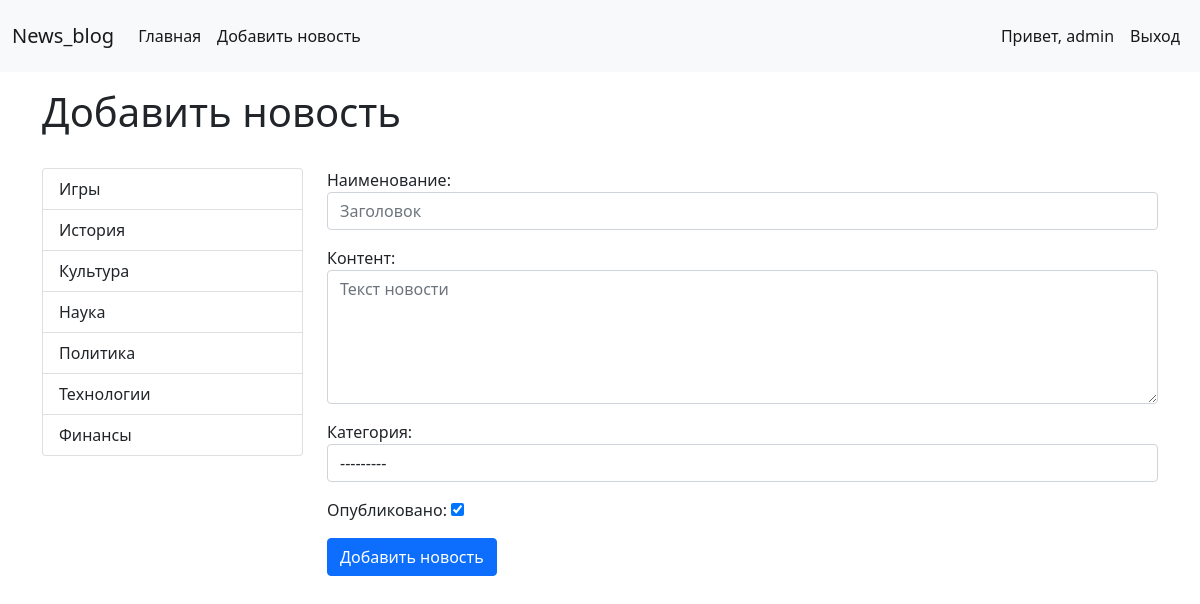
The page /news/add_news/ (signed in) on the database its author committed.
### news/models.py (models this page shows, shortened)
class Category(models.Model):
    title = models.CharField(max_length=128, db_index=True, verbose_name='Категория')
    def __str__(self):
        return self.title
    class Meta:
        verbose_name = 'Категория'
        verbose_name_plural = 'Категории'
        ordering = ['title']

### news/views.py (the view, shortened to what this page needs)
# urls.py: path('add_news/', NewsCreateView.as_view(), name='news_create'),
class NewsCreateView(LoginRequiredMixin, BaseMixin, CreateView):
    form_class = NewsForm
    template_name = 'news/news_create.html'
    login_url = reverse_lazy('registration')

### news/forms.py
class NewsForm(forms.ModelForm):
    class Meta:
        model = News
        fields = ['title', 'content', 'category', 'is_published', ]
        widgets = {
            'title': forms.TextInput(attrs={'class': 'form-control', 'placeholder': 'Заголовок'}),
            'content': forms.Textarea(attrs={'class': 'form-control', 'rows': 5, 'placeholder': 'Текст новости'}),
            'category': forms.Select(attrs={'class': 'form-control', 'placeholder': 'Выберите категорию'}),
        }

### news/views.py (called while the page is built)
    def get_context_data(self, **kwargs):
        context = super().get_context_data(**kwargs)
        categories = Category.objects.all()
        context['category'] = categories
        return context

### news/templates/news/news_create.html (shortened to what this page needs)
{% extends 'base.html' %}
{% block sidebar %}
    {% include 'inc/_sidebar.html' %}
{% endblock %}
{% block headline %}Добавить новость{% endblock %}
{% block context %}
    <form action="{% url 'news_create' %}" method="POST">
        {{ form.as_p }}
        <button type="submit" class="btn btn-primary">Добавить новость</button>
    </form>
{% endblock %}

### templates/inc/_nav.html (shortened to what this page needs)
<nav class="navbar navbar-expand-lg navbar-light bg-light">
    <div class="container-fluid">
        <a class="navbar-brand" href="#">News_blog</a>
        <div class="collapse navbar-collapse" id="navbarSupportedContent">
            <ul class="navbar-nav me-auto mb-2 mb-lg-0">
                <li class="nav-item"><a class="nav-link active" aria-current="page" href="{% url 'news_list' %}">Главная</a></li>
                {% if request.user.is_authenticated %}
                <li class="nav-item"><a class="nav-link active" aria-current="page" href="{% url 'news_create' %}">Добавить новость</a></li>
                {% endif %}
            </ul>
            <span class="navbar-text">
                <ul class="navbar-nav me-auto mb-2 mb-lg-0">
                    {% if request.user.is_authenticated %}
                    <li class="nav-item"><a class="nav-link active" aria-current="page" href="#">Привет, {{ user.username }}</a></li>
                    <li class="nav-item"><a class="nav-link active" aria-current="page" href="{% url 'user_logout' %}">Выход</a></li>
                    {% else %}
                    <li class="nav-item"><a class="nav-link active" aria-current="page" href="{% url 'registration' %}">Регистрация</a></li>
                    <li class="nav-item"><a class="nav-link active" aria-current="page" href="{% url 'user_login' %}">Авторизация</a></li>
                    {% endif %}
                </ul>
            </span>
        </div>
    </div>
</nav>

### templates/inc/_sidebar.html
<div class="list-group">
    {% for item in category %}
        <a href="{% url 'category' item.pk %}" class="list-group-item list-group-item-action">{{ item.title }}</a>
    {% endfor %}
</div>

### templates/base.html (style rules this page uses)
a { text-decoration: none; }

### rows shown on the page
Category: title "Игры"
Category: title "История"
Category: title "Культура"
Category: title "Наука"
Category: title "Политика"
Category: title "Технологии"
Category: title "Финансы"

### other values the page prints
{{ user.username }} "admin"
